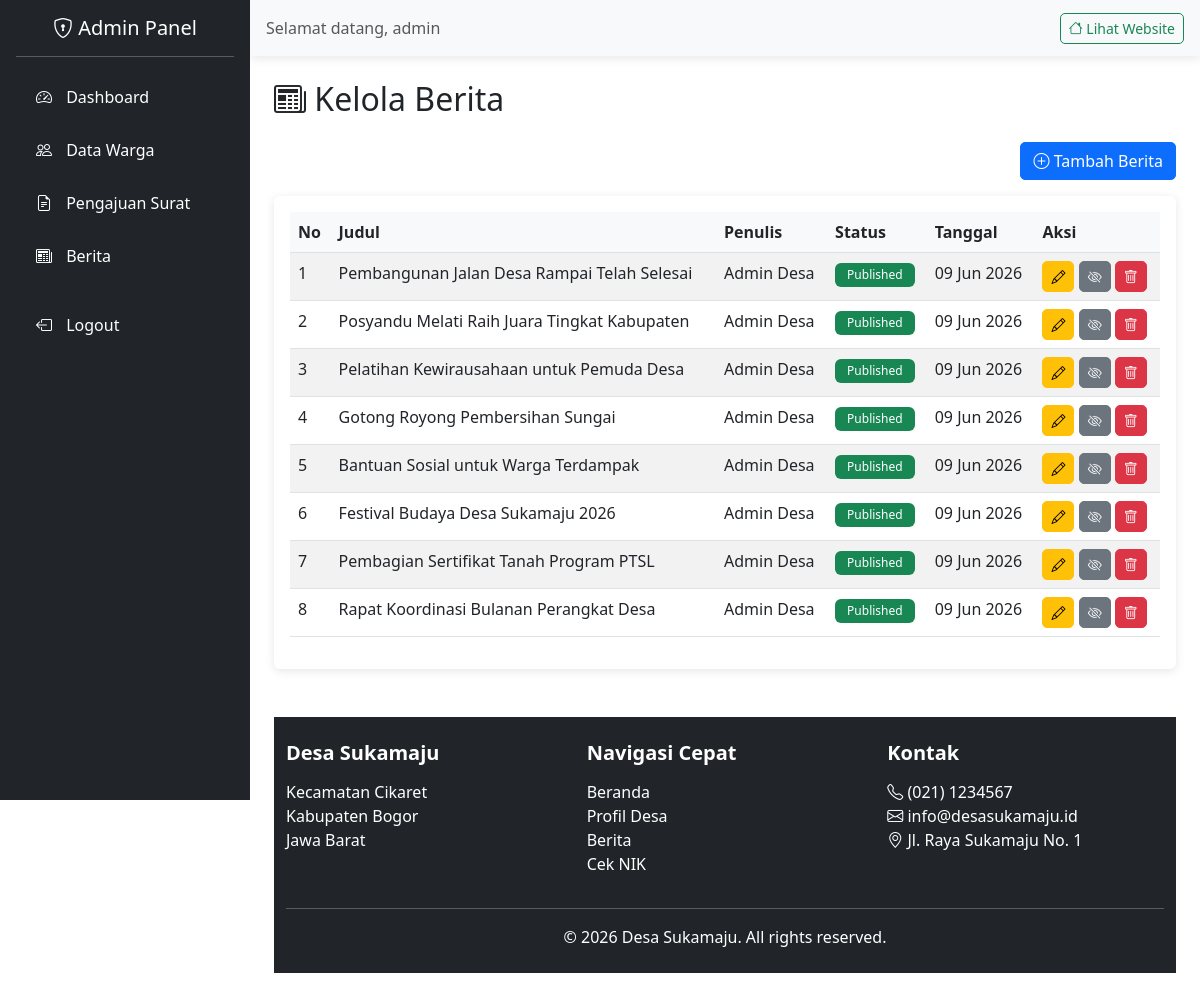
Page /admin/berita.php (signed in) on the committed database.
### tables this page shows
CREATE TABLE berita (
  id          INT AUTO_INCREMENT PRIMARY KEY,
  judul       VARCHAR(255) NOT NULL,
  isi         TEXT         NOT NULL,
  penulis     VARCHAR(100) NOT NULL,
  diterbitkan TINYINT(1)   DEFAULT 0,
  created_at  DATETIME     DEFAULT CURRENT_TIMESTAMP
);

### admin/berita.php (the view, shortened to what this page needs)
<?php include '../includes/admin_header.php'; ?>
<h2 class="mb-4"><i class="bi bi-newspaper"></i> Kelola Berita</h2>
<?php
$result = mysqli_query($conn, "SELECT * FROM berita ORDER BY created_at DESC");
?>
<div class="row mb-3">
    <div class="col-md-12 text-end">
        <button class="btn btn-primary" data-bs-toggle="modal" data-bs-target="#modalTambah"><i class="bi bi-plus-circle"></i> Tambah Berita</button>
    </div>
</div>
<div class="card">
    <div class="card-body">
        <div class="table-responsive">
            <table class="table table-striped">
                <thead>
                    <tr>
                        <th>No</th>
                        <th>Judul</th>
                        <th>Penulis</th>
                        <th>Status</th>
                        <th>Tanggal</th>
                        <th>Aksi</th>
                    </tr>
                </thead>
                <tbody>
                    <?php
                    $no = 1;
                    while ($row = mysqli_fetch_assoc($result)):
                    ?>
                    <tr>
                        <td><?= $no++ ?></td>
                        <td><?= $row['judul'] ?></td>
                        <td><?= $row['penulis'] ?></td>
                        <td>
                            <?php if ($row['diterbitkan']): ?>
                                <span class="badge bg-success">Published</span>
                            <?php else: ?>
                                <span class="badge bg-secondary">Draft</span>
                            <?php endif; ?>
                        </td>
                        <td><?= date('d M Y', strtotime($row['created_at'])) ?></td>
                        <td>
                            <button class="btn btn-sm btn-warning" data-bs-toggle="modal" data-bs-target="#modalEdit<?= $row['id'] ?>"><i class="bi bi-pencil"></i></button>
                            <a href="?toggle=<?= $row['id'] ?>" class="btn btn-sm <?= $row['diterbitkan'] ? 'btn-secondary' : 'btn-success' ?>">
                                <i class="bi <?= $row['diterbitkan'] ? 'bi-eye-slash' : 'bi-eye' ?>"></i>
                            </a>
                            <a href="?hapus=<?= $row['id'] ?>" class="btn btn-sm btn-danger" onclick="return confirm('Yakin ingin menghapus?')"><i class="bi bi-trash"></i></a>
                        </td>
                    </tr>
                    <?php endwhile; ?>
                </tbody>
            </table>
        </div>
    </div>
</div>
<?php include '../includes/footer.php'; ?>

### assets/css/style.css (style rules this page uses)
.card { border: none; box-shadow: 0 2px 10px rgba(0, 0, 0, 0.1); transition: transform 0.3s ease, box-shadow 0.3s ease; }
.table th { background-color: #f8f9fa; font-weight: 600; }
.badge { font-weight: 500; padding: 6px 12px; }
.btn { border-radius: 5px; }

### rows in the picture
berita: judul "Pembangunan Jalan Desa Rampai Telah Selesai", penulis "Admin Desa", diterbitkan "Published", created_at "09 Jun 2026"
berita: judul "Posyandu Melati Raih Juara Tingkat Kabupaten", penulis "Admin Desa", diterbitkan "Published", created_at "09 Jun 2026"
berita: judul "Pelatihan Kewirausahaan untuk Pemuda Desa", penulis "Admin Desa", diterbitkan "Published", created_at "09 Jun 2026"
berita: judul "Gotong Royong Pembersihan Sungai", penulis "Admin Desa", diterbitkan "Published", created_at "09 Jun 2026"
berita: judul "Bantuan Sosial untuk Warga Terdampak", penulis "Admin Desa", diterbitkan "Published", created_at "09 Jun 2026"
berita: judul "Festival Budaya Desa Sukamaju 2026", penulis "Admin Desa", diterbitkan "Published", created_at "09 Jun 2026"
berita: judul "Pembagian Sertifikat Tanah Program PTSL", penulis "Admin Desa", diterbitkan "Published", created_at "09 Jun 2026"
berita: judul "Rapat Koordinasi Bulanan Perangkat Desa", penulis "Admin Desa", diterbitkan "Published", created_at "09 Jun 2026"

### other values in the picture
$_SESSION['username'] "admin"
DESA_NAMA "Desa Sukamaju"
DESA_KECAMATAN "Kecamatan Cikaret"
DESA_KABUPATEN "Kabupaten Bogor"
DESA_PROVINSI "Jawa Barat"
